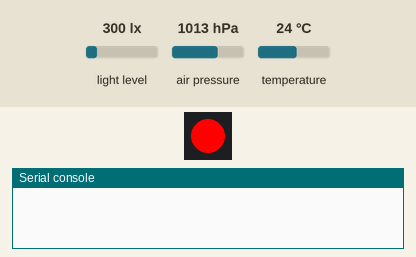
This program was run on a simulated Pycom board running MicroPython. Parts: 1 RGB LEDs in strip order, left to right, the last lines printed to the serial console. The inputs (shaded band) are chosen by the test bench; at power-on: light level 300 lx, air pressure 1013 hPa, temperature 24 °C. No radio messages arrive unless stated (any console line starting 'radio sent:' is added by the test bench); the LoRaWAN join succeeds after 3 s and a send takes 0.1 s; library files of the repository ran but are not shown: pycoproc_1.py, LIS2HH12.py, SI7006A20.py, LTR329ALS01.py, MPL3115A2.py.

Above: at 0.1 s.
At 5.1 s:
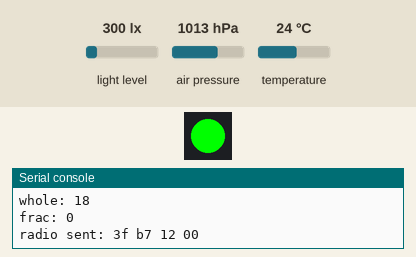
Timing chart, 0 to 6.6 s (numbered marks = the images above):
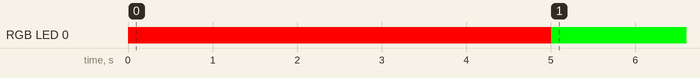

Measured:
- by itself, RGB LED 0: off → RGB(255, 0, 0) at 0.01 s, → RGB(0, 255, 0) 5.0 s later

The program:

main.py
```python
from network import LoRa
import socket
import time
import ubinascii
import struct

import pycom
from pycoproc_1 import Pycoproc
import machine
import micropython
import math

from LIS2HH12 import LIS2HH12
from SI7006A20 import SI7006A20
from LTR329ALS01 import LTR329ALS01
from MPL3115A2 import MPL3115A2,ALTITUDE,PRESSURE

py = Pycoproc(Pycoproc.PYSENSE)

pycom.heartbeat(False)

while True:
    # Initialise LoRa in LORAWAN mode.
    # Please pick the region that matches where you are using the device:
    # Europe = LoRa.EU868
    lora = LoRa(mode=LoRa.LORAWAN, region=LoRa.EU868)
    # create an OTAA authentication parameters, change them to the provided credentials
    app_eui = ubinascii.unhexlify('6A54DF51AFD651A6')
    app_key = ubinascii.unhexlify('827AA9994E970D34A267BA21C5893DC5')
    #uncomment to use LoRaWAN application provided dev_eui
    #dev_eui = ubinascii.unhexlify('70B3D549938EA1EE')

    # join a network using OTAA (Over the Air Activation)
    #uncomment below to use LoRaWAN application provided dev_eui
    lora.join(activation=LoRa.OTAA, auth=(app_eui, app_key), timeout=0)
    #lora.join(activation=LoRa.OTAA, auth=(dev_eui, app_eui, app_key), timeout=0)

    # wait until the module has joined the network
    while not lora.has_joined():
        pycom.rgbled(0xFF0000)
        time.sleep(2.5)
        print('Not yet joined...')

    print('Joined')
    pycom.rgbled(0x00FF00)
    # create a LoRa socket
    s = socket.socket(socket.AF_LORA, socket.SOCK_RAW)

    # set the LoRaWAN data rate
    s.setsockopt(socket.SOL_LORA, socket.SO_DR, 5)

    # make the socket blocking
    # (waits for the data to be sent and for the 2 receive windows to expire)
    s.setblocking(True)
    mp = MPL3115A2(py,mode=ALTITUDE) # Returns height in meters. Mode may also be set to PRESSURE, returning a value in Pascals
    # print("MPL3115A2 temperature: " + str(mp.temperature()*0.75))
    # print("Altitude: " + str(mp.altitude()))
    mpp = MPL3115A2(py,mode=PRESSURE) # Returns pressure in Pa. Mode may also be set to ALTITUDE, returning a value in meters
    # print("Pressure: " + str(mpp.pressure()/1000))
    # send some data
    lt = LTR329ALS01(py)
    print("Light (channel Blue lux + channel Red lux): " + str(lt.light()))

    test_light = lt.light()[0] + lt.light()[1]
    print("Test light: ", test_light)
    test_lightVal = hex(test_light)
    test_press = int((mpp.pressure()/100)-950)
    # print("Test press: ", test_press)
    frac, whole = math.modf((mp.temperature()*0.75))
    test_temperature_frac = int(frac*100)
    test_temperature_whole = int(whole)
    print("whole:" ,test_temperature_whole)
    print("frac:" ,test_temperature_frac)
    # test_tempVal = hex(test_temperature_whole)
    # test_pressVal = hex(test_press)

    s.send(bytes([test_press,test_light,test_temperature_whole,test_temperature_frac]))

    # make the socket non-blocking
    # (because if there's no data received it will block forever...)

    s.setblocking(False)
    time.sleep(300)
```
